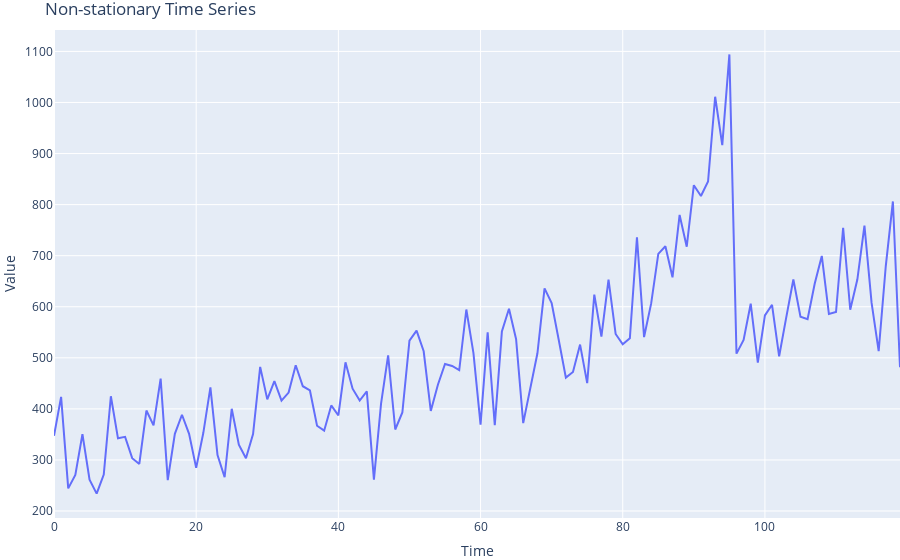

Here is the notebook cell this chart was saved with:
### Code cell
# define kpi to apply time series pattern to: they should be monthly
# exclude donations, and share of teams constituted as circles
kpisTimeSeries = list(dfAllYears[dfAllYears.periodicity=='month'].kpi.unique())
remove = {'private donations','share of teams constituted as circles'}
kpisTimeSeries = [e for e in kpisTimeSeries if e not in remove]

# create nonStationary time series pattern, taking into account COVID
mms = MinMaxScaler((0.5,1))
nonStationary = timeSeries(numMonths=12,numYears=10,trend=1,event=1)
timeSeriesPattern = mms.fit_transform(nonStationary.reshape(-1, 1)).flatten()

# apply time series pattern to time series (product)
for k in kpisTimeSeries:
    dfAllYears.loc[(dfAllYears.kpi==k)&
                   (dfAllYears.period_year<2023),
                   'value'] = dfAllYears.loc[(dfAllYears.kpi==k)&
                                             (dfAllYears.period_year<2023),
                                             'value']*timeSeriesPattern[:120-12]
                   

dfAllYears.head(10)

### Figure 1 — Plotly figure (JSON) as saved in the notebook; plotly's stock layout.template omitted (floating-point values rounded to 4 significant figures)
{"data": [{"mode": "lines", "name": "Value", "type": "scatter", "x": [0, 1, 2, 3, 4, 5, 6, 7, 8, 9, 10, 11, 12, 13, 14, 15, 16, 17, 18, 19, 20, 21, 22, 23, 24, 25, 26, 27, 28, 29, 30, 31, 32, 33, 34, 35, 36, 37, 38, 39, 40, 41, 42, 43, 44, 45, 46, 47, 48, 49, 50, 51, 52, 53, 54, 55, 56, 57, 58, 59, 60, 61, 62, 63, 64, 65, 66, 67, 68, 69, 70, 71, 72, 73, 74, 75, 76, 77, 78, 79, 80, 81, 82, 83, 84, 85, 86, 87, 88, 89, 90, 91, 92, 93, 94, 95, 96, 97, 98, 99, 100, 101, 102, 103, 104, 105, 106, 107, 108, 109, 110, 111, 112, 113, 114, 115, 116, 117, 118, 119], "y": [347.3, 423.4, 244.3, 270.8, 350.4, 261.5, 234.1, 271.3, 424.7, 342.3, 345.2, 303.4, 292.2, 396.7, 367.7, 459.2, 260.4, 351.2, 388.5, 351.0, 284.5, 352.6, 442.2, 309.4, 266.1, 400.2, 329.7, 303.4, 350.7, 482.3, 418.5, 454.2, 416.1, 431.9, 485.5, 444.4, 436.0, 367.1, 357.3, 406.8, 387.1, 491.1, 439.5, 416.2, 434.4, 261.6, 409.7, 504.8, 359.6, 392.9, 533.5, 553.2, 512.8, 395.9, 447.3, 488.0, 484.0, 475.9, 594.6, 509.3, 369.2, 549.9, 368.2, 551.4, 596.2, 536.4, 372.2, 442.5, 508.9, 636.1, 607.1, 534.9, 461.3, 472.3, 525.9, 450.4, 623.8, 541.5, 652.9, 546.7, 526.4, 538.2, 736.1, 540.6, 606.4, 703.6, 718.4, 657.6, 779.8, 717.6, 838.0, 817.0, 845.3, 1011.0, 916.4, 1094.0, 508.1, 534.9, 605.9, 490.7, 583.0, 603.8, 503.0, 579.2, 653.4, 580.4, 575.4, 645.1, 699.4, 585.7, 589.8, 754.7, 594.1, 653.3, 758.7, 608.0, 512.9, 679.7, 806.2, 481.5]}], "layout": {"margin": {"b": 0, "l": 0, "r": 0, "t": 30}, "title": {"text": "Non-stationary Time Series"}, "xaxis": {"anchor": "y", "domain": [0, 1], "title": {"text": "Time"}}, "yaxis": {"anchor": "x", "domain": [0, 1], "title": {"text": "Value"}}}}
